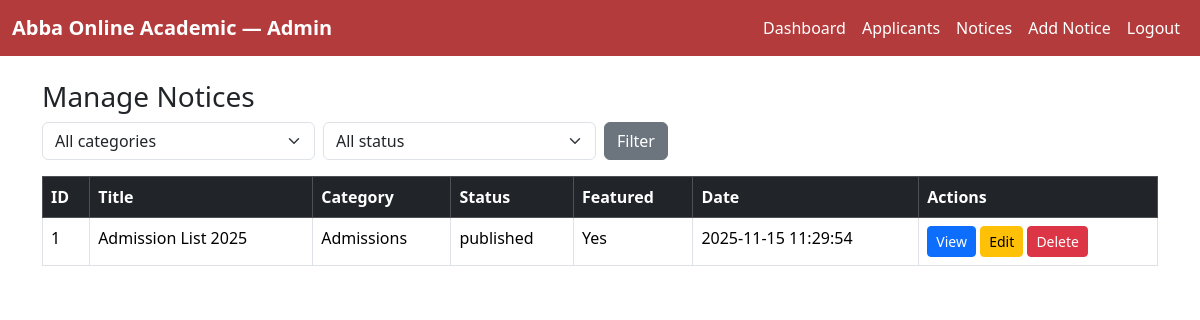
The app's page /admin_notices.php (signed in) with its own data.
### tables this page shows
CREATE TABLE `notices` (
  `id` int(11) NOT NULL,
  `title` varchar(255) NOT NULL,
  `content` text NOT NULL,
  `category` varchar(100) NOT NULL DEFAULT 'General',
  `attachments_json` text DEFAULT NULL,
  `status` enum('published','draft') NOT NULL DEFAULT 'published',
  `is_featured` tinyint(1) NOT NULL DEFAULT 0,
  `created_at` timestamp NOT NULL DEFAULT current_timestamp(),
  `updated_at` timestamp NULL DEFAULT NULL ON UPDATE current_timestamp()
);

### admin_notices.php (the view, shortened to what this page needs)
<?php
include 'db_connect.php';
$perPage = 20;
$page = max(1, intval($_GET['page'] ?? 1));
$offset = ($page - 1) * $perPage;
$where = "WHERE 1";
$params = [];
$types = "";
$sql = "SELECT * FROM notices $where ORDER BY created_at DESC LIMIT ? OFFSET ?";
$stmt = $conn->prepare($sql);
if ($types) {
    $bind_types = $types . "ii";
    $bind_params = array_merge($params, [$perPage, $offset]);
    $stmt->bind_param($bind_types, ...$bind_params);
} else {
    $stmt->bind_param("ii", $perPage, $offset);
}
$stmt->execute();
$res = $stmt->get_result();
?>
<!doctype html>
<html>
<head>
  <link href="https://cdn.jsdelivr.net/npm/bootstrap@5.3.2/dist/css/bootstrap.min.css" rel="stylesheet">
</head>
<body>
<?php include 'admin_header.php'; ?>
<div class="container my-4">
  <h3>Manage Notices</h3>
  <form method="GET" class="row g-2 mb-3">
    <div class="col-md-3">
      <select name="category" class="form-select">
        <option value="">All categories</option>
      </select>
    </div>
    <div class="col-md-3">
      <select name="status" class="form-select">
        <option value="">All status</option>
      </select>
    </div>
    <div class="col-md-2">
      <button class="btn btn-secondary">Filter</button>
    </div>
  </form>
  <table class="table table-bordered">
    <thead class="table-dark">
      <tr><th>ID</th><th>Title</th><th>Category</th><th>Status</th><th>Featured</th><th>Date</th><th>Actions</th></tr>
    </thead>
    <tbody>
    <?php while ($row = $res->fetch_assoc()): ?>
      <tr>
        <td><?= $row['id'] ?></td>
        <td><?= htmlspecialchars($row['title']) ?></td>
        <td><?= htmlspecialchars($row['category']) ?></td>
        <td><?= htmlspecialchars($row['status']) ?></td>
        <td><?= $row['is_featured'] ? 'Yes' : 'No' ?></td>
        <td><?= $row['created_at'] ?></td>
        <td>
          <a class="btn btn-sm btn-primary" href="notice_view.php?id=<?= $row['id'] ?>" target="_blank">View</a>
          <a class="btn btn-sm btn-warning" href="admin_edit_notice.php?id=<?= $row['id'] ?>">Edit</a>
          <a class="btn btn-sm btn-danger" href="admin_delete_notice.php?id=<?= $row['id'] ?>" onclick="return confirm('Delete?')">Delete</a>
        </td>
      </tr>
    <?php endwhile; ?>
    </tbody>
  </table>
</div>
</body>
</html>

### records on screen
notices: id "1", title "Admission List 2025", category "Admissions", status "published", is_featured "Yes", created_at "2025-11-15 11:29:54"
